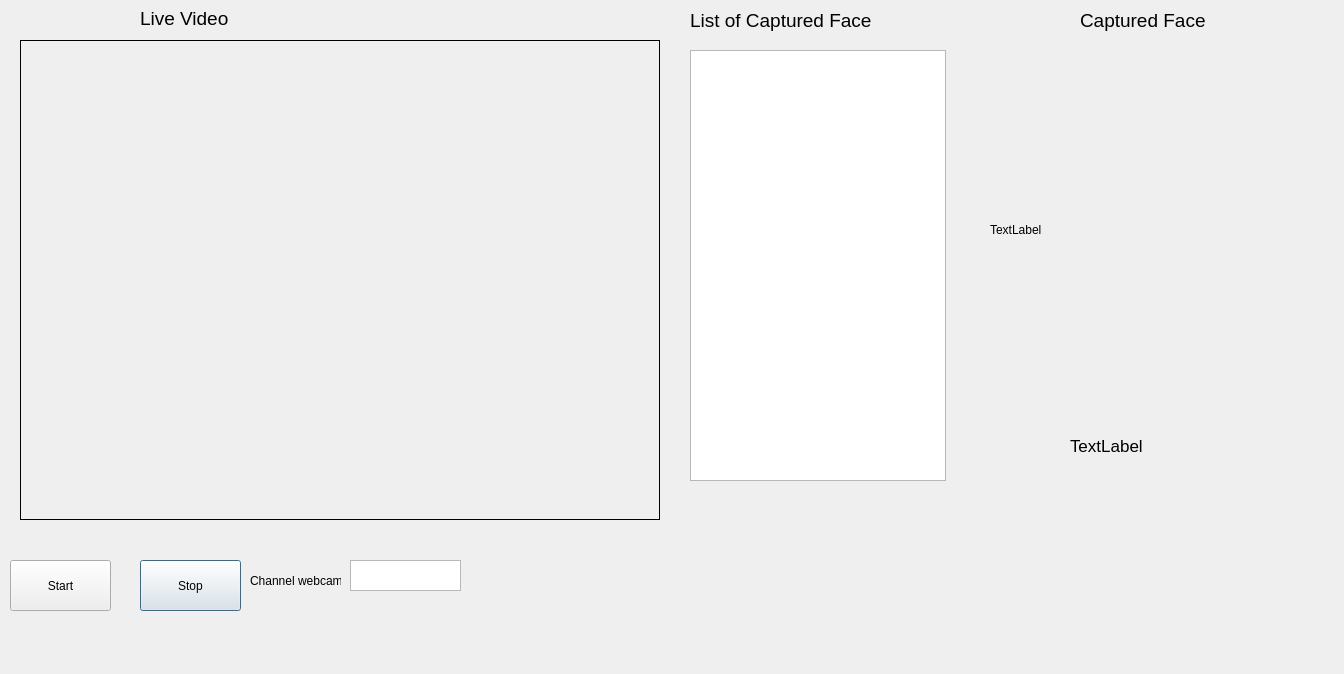
<?xml version="1.0" encoding="UTF-8"?>
<ui version="4.0">
 <class>Dialog</class>
 <widget class="QDialog" name="Dialog">
  <property name="geometry">
   <rect>
    <x>0</x>
    <y>0</y>
    <width>1344</width>
    <height>674</height>
   </rect>
  </property>
  <property name="windowTitle">
   <string>Dialog</string>
  </property>
  <widget class="QLabel" name="CapturedFrame">
   <property name="geometry">
    <rect>
     <x>990</x>
     <y>60</y>
     <width>290</width>
     <height>340</height>
    </rect>
   </property>
   <property name="text">
    <string>TextLabel</string>
   </property>
  </widget>
  <widget class="QLabel" name="label_6">
   <property name="geometry">
    <rect>
     <x>1080</x>
     <y>10</y>
     <width>151</width>
     <height>21</height>
    </rect>
   </property>
   <property name="font">
    <font>
     <pointsize>14</pointsize>
    </font>
   </property>
   <property name="text">
    <string>Captured Face</string>
   </property>
  </widget>
  <widget class="QLabel" name="label_3">
   <property name="geometry">
    <rect>
     <x>250</x>
     <y>570</y>
     <width>91</width>
     <height>21</height>
    </rect>
   </property>
   <property name="text">
    <string>Channel webcam</string>
   </property>
  </widget>
  <widget class="QLabel" name="CapturedLabel">
   <property name="geometry">
    <rect>
     <x>1070</x>
     <y>430</y>
     <width>151</width>
     <height>31</height>
    </rect>
   </property>
   <property name="font">
    <font>
     <pointsize>13</pointsize>
    </font>
   </property>
   <property name="text">
    <string>TextLabel</string>
   </property>
  </widget>
  <widget class="QTableView" name="CapturedTable">
   <property name="geometry">
    <rect>
     <x>690</x>
     <y>50</y>
     <width>256</width>
     <height>431</height>
    </rect>
   </property>
  </widget>
  <widget class="QTextEdit" name="channelText">
   <property name="geometry">
    <rect>
     <x>350</x>
     <y>560</y>
     <width>111</width>
     <height>31</height>
    </rect>
   </property>
  </widget>
  <widget class="QLabel" name="ImageFrame">
   <property name="geometry">
    <rect>
     <x>20</x>
     <y>40</y>
     <width>640</width>
     <height>480</height>
    </rect>
   </property>
   <property name="frameShape">
    <enum>QFrame::Box</enum>
   </property>
   <property name="text">
    <string/>
   </property>
  </widget>
  <widget class="QPushButton" name="StopButton">
   <property name="geometry">
    <rect>
     <x>140</x>
     <y>560</y>
     <width>101</width>
     <height>51</height>
    </rect>
   </property>
   <property name="text">
    <string>Stop</string>
   </property>
  </widget>
  <widget class="QLabel" name="label_7">
   <property name="geometry">
    <rect>
     <x>690</x>
     <y>10</y>
     <width>181</width>
     <height>21</height>
    </rect>
   </property>
   <property name="font">
    <font>
     <pointsize>14</pointsize>
    </font>
   </property>
   <property name="text">
    <string>List of Captured Face</string>
   </property>
  </widget>
  <widget class="QPushButton" name="StartButton">
   <property name="geometry">
    <rect>
     <x>10</x>
     <y>560</y>
     <width>101</width>
     <height>51</height>
    </rect>
   </property>
   <property name="text">
    <string>Start</string>
   </property>
  </widget>
  <widget class="QLabel" name="label_5">
   <property name="geometry">
    <rect>
     <x>140</x>
     <y>10</y>
     <width>101</width>
     <height>16</height>
    </rect>
   </property>
   <property name="font">
    <font>
     <pointsize>14</pointsize>
    </font>
   </property>
   <property name="text">
    <string>Live Video</string>
   </property>
  </widget>
 </widget>
 <resources/>
 <connections/>
</ui>
